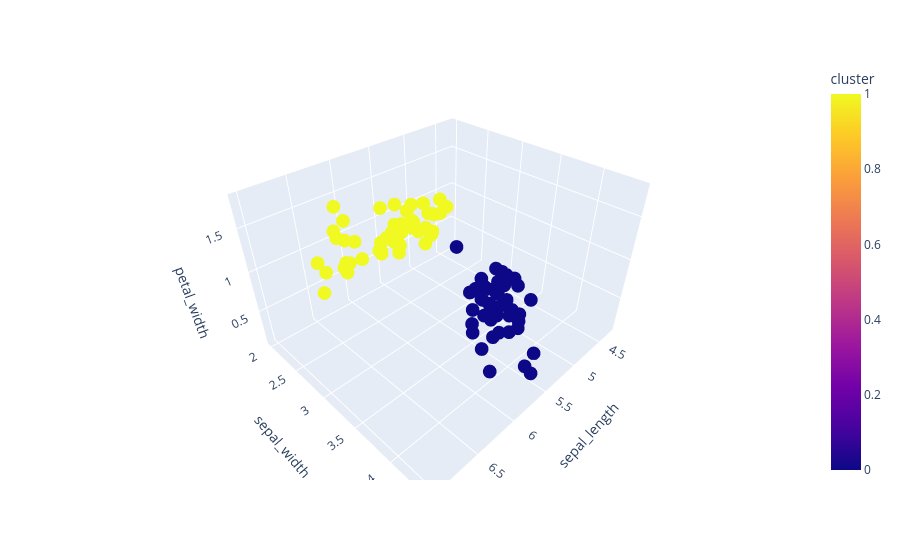

This figure's notebook cell:
### Code cell
# 3. Метод k средних
from sklearn.cluster import KMeans

X = df[["sepal_length", "sepal_width", "petal_width"]].values
kmeans = KMeans(n_clusters=2, random_state=42).fit(X)
df["cluster"] = kmeans.labels_

fig = px.scatter_3d(
    df, x="sepal_length", y="sepal_width", z="petal_width", color="cluster"
)
fig.show()

### Figure 1 — Plotly figure (JSON) as saved in the notebook; plotly's stock layout.template omitted (floating-point values rounded to 4 significant figures)
{"data": [{"hovertemplate": "sepal_length=%{x}<br>sepal_width=%{y}<br>petal_width=%{z}<br>cluster=%{marker.color}<extra></extra>", "legendgroup": "", "marker": {"color": [0, 0, 0, 0, 0, 0, 0, 0, 0, 0, 0, 0, 0, 0, 0, 0, 0, 0, 0, 0, 0, 0, 0, 0, 0, 0, 0, 0, 0, 0, 0, 0, 0, 0, 0, 0, 0, 0, 0, 0, 0, 0, 0, 0, 0, 0, 0, 0, 0, 0, 1, 1, 1, 1, 1, 1, 1, 1, 1, 1, 1, 1, 1, 1, 1, 1, 1, 1, 1, 1, 1, 1, 1, 1, 1, 1, 1, 1, 1, 1, 1, 1, 1, 1, 1, 1, 1, 1, 1, 1, 1, 1, 1, 1, 1, 1, 1, 1, 1, 1], "coloraxis": "coloraxis", "symbol": "circle"}, "mode": "markers", "name": "", "scene": "scene", "showlegend": false, "type": "scatter3d", "x": [5.1, 4.9, 4.7, 4.6, 5, 5.4, 4.6, 5, 4.4, 4.9, 5.4, 4.8, 4.8, 4.3, 5.8, 5.7, 5.4, 5.1, 5.7, 5.1, 5.4, 5.1, 4.6, 5.1, 4.8, 5, 5, 5.2, 5.2, 4.7, 4.8, 5.4, 5.2, 5.5, 4.9, 5, 5.5, 4.9, 4.4, 5.1, 5, 4.5, 4.4, 5, 5.1, 4.8, 5.1, 4.6, 5.3, 5, 7, 6.4, 6.9, 5.5, 6.5, 5.7, 6.3, 4.9, 6.6, 5.2, 5, 5.9, 6, 6.1, 5.6, 6.7, 5.6, 5.8, 6.2, 5.6, 5.9, 6.1, 6.3, 6.1, 6.4, 6.6, 6.8, 6.7, 6, 5.7, 5.5, 5.5, 5.8, 6, 5.4, 6, 6.7, 6.3, 5.6, 5.5, 5.5, 6.1, 5.8, 5, 5.6, 5.7, 5.7, 6.2, 5.1, 5.7], "y": [3.5, 3, 3.2, 3.1, 3.6, 3.9, 3.4, 3.4, 2.9, 3.1, 3.7, 3.4, 3, 3, 4, 4.4, 3.9, 3.5, 3.8, 3.8, 3.4, 3.7, 3.6, 3.3, 3.4, 3, 3.4, 3.5, 3.4, 3.2, 3.1, 3.4, 4.1, 4.2, 3.1, 3.2, 3.5, 3.1, 3, 3.4, 3.5, 2.3, 3.2, 3.5, 3.8, 3, 3.8, 3.2, 3.7, 3.3, 3.2, 3.2, 3.1, 2.3, 2.8, 2.8, 3.3, 2.4, 2.9, 2.7, 2, 3, 2.2, 2.9, 2.9, 3.1, 3, 2.7, 2.2, 2.5, 3.2, 2.8, 2.5, 2.8, 2.9, 3, 2.8, 3, 2.9, 2.6, 2.4, 2.4, 2.7, 2.7, 3, 3.4, 3.1, 2.3, 3, 2.5, 2.6, 3, 2.6, 2.3, 2.7, 3, 2.9, 2.9, 2.5, 2.8], "z": [0.2, 0.2, 0.2, 0.2, 0.2, 0.4, 0.3, 0.2, 0.2, 0.1, 0.2, 0.2, 0.1, 0.1, 0.2, 0.4, 0.4, 0.3, 0.3, 0.3, 0.2, 0.4, 0.2, 0.5, 0.2, 0.2, 0.4, 0.2, 0.2, 0.2, 0.2, 0.4, 0.1, 0.2, 0.1, 0.2, 0.2, 0.1, 0.2, 0.2, 0.3, 0.3, 0.2, 0.6, 0.4, 0.3, 0.2, 0.2, 0.2, 0.2, 1.4, 1.5, 1.5, 1.3, 1.5, 1.3, 1.6, 1, 1.3, 1.4, 1, 1.5, 1, 1.4, 1.3, 1.4, 1.5, 1, 1.5, 1.1, 1.8, 1.3, 1.5, 1.2, 1.3, 1.4, 1.4, 1.7, 1.5, 1, 1.1, 1, 1.2, 1.6, 1.5, 1.6, 1.5, 1.3, 1.3, 1.3, 1.2, 1.4, 1.2, 1, 1.3, 1.2, 1.3, 1.3, 1.1, 1.3]}], "layout": {"autosize": true, "coloraxis": {"colorbar": {"title": {"text": "cluster"}}, "colorscale": [[0, "#0d0887"], [0.1111, "#46039f"], [0.2222, "#7201a8"], [0.3333, "#9c179e"], [0.4444, "#bd3786"], [0.5556, "#d8576b"], [0.6667, "#ed7953"], [0.7778, "#fb9f3a"], [0.8889, "#fdca26"], [1, "#f0f921"]]}, "legend": {"tracegroupgap": 0}, "margin": {"t": 60}, "scene": {"aspectmode": "auto", "aspectratio": {"x": 1.213, "y": 1.079, "z": 0.764}, "domain": {"x": [0, 1], "y": [0, 1]}, "xaxis": {"title": {"text": "sepal_length"}, "type": "linear"}, "yaxis": {"title": {"text": "sepal_width"}, "type": "linear"}, "zaxis": {"title": {"text": "petal_width"}, "type": "linear"}}}}
